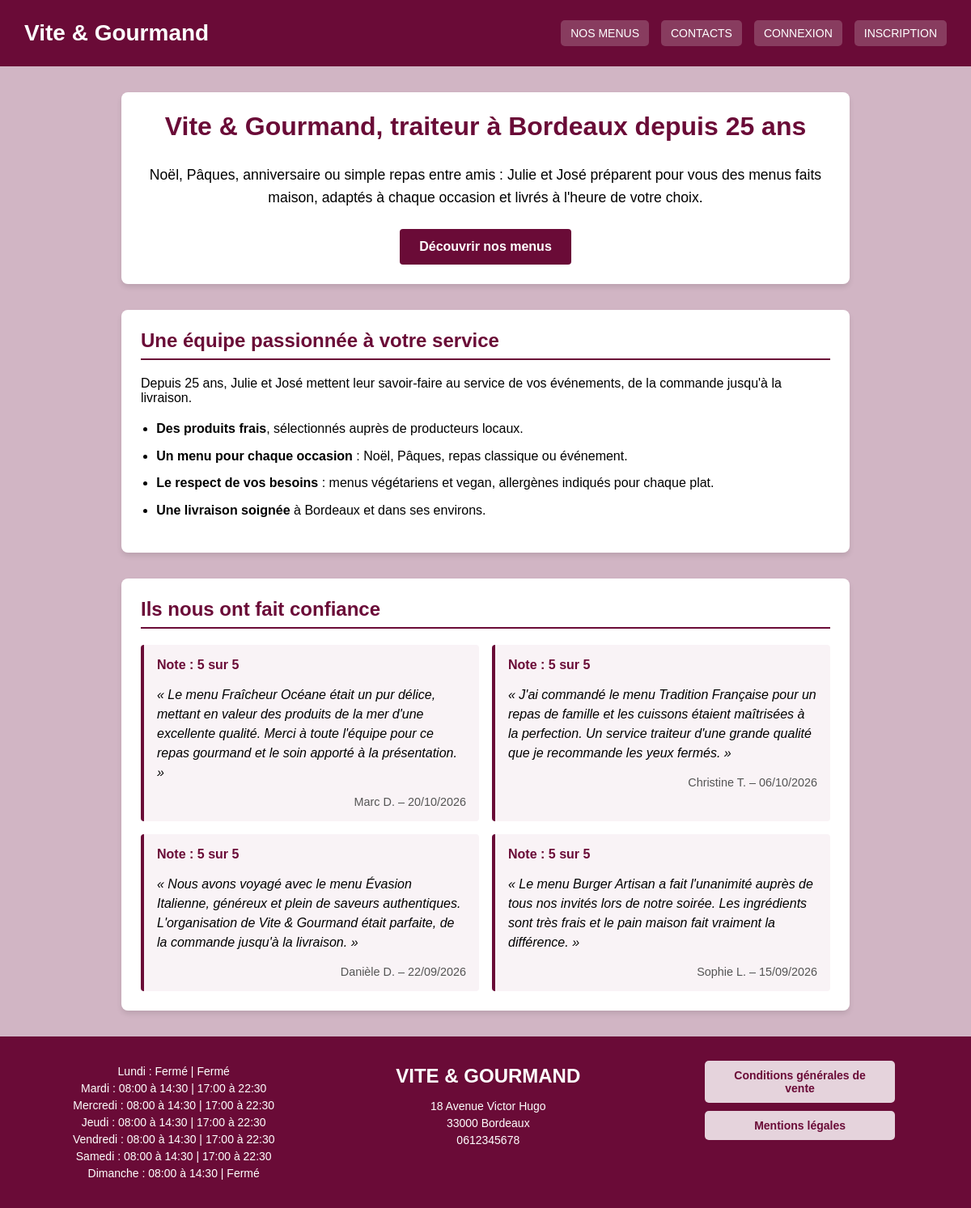
The page / on the database its author committed.
### tables this page shows
CREATE TABLE avis (
    id INT AUTO_INCREMENT PRIMARY KEY,
    utilisateur_id INT NOT NULL,
    commande_id INT NOT NULL UNIQUE,
    note INT NOT NULL,
    commentaire TEXT NOT NULL,
    statut VARCHAR(20) NOT NULL DEFAULT 'en attente',
    date_publication DATETIME DEFAULT CURRENT_TIMESTAMP,
    CHECK (note BETWEEN 1 AND 5),
    FOREIGN KEY (utilisateur_id) REFERENCES utilisateur(id),
    FOREIGN KEY (commande_id) REFERENCES commande(id)
);

CREATE TABLE utilisateur (
id INT AUTO_INCREMENT PRIMARY KEY,
role_id INT NOT NULL,
email VARCHAR(255) NOT NULL UNIQUE,
mot_de_passe VARCHAR(255) NOT NULL,
nom VARCHAR(100),
prenom VARCHAR(100),
telephone VARCHAR(20),
adresse_postale VARCHAR(255),
ville VARCHAR(100),
pays VARCHAR(100) DEFAULT 'France',
actif BOOLEAN NOT NULL DEFAULT TRUE,
FOREIGN KEY (role_id) REFERENCES role(id)
);

CREATE TABLE horaires (
    id INT AUTO_INCREMENT PRIMARY KEY,
    jour VARCHAR(20) NOT NULL,
    ouverture_matin TIME,
    fermeture_matin TIME,
    ouverture_soir TIME,
    fermeture_soir TIME,
    est_ferme BOOLEAN DEFAULT FALSE
);

### index.php (the view, shortened to what this page needs)
<?php
require_once 'includes/db.php';
$sql = "SELECT avis.note, avis.commentaire, avis.date_publication, utilisateur.prenom, utilisateur.nom
        FROM avis
        JOIN utilisateur ON avis.utilisateur_id = utilisateur.id
        WHERE avis.statut = 'validé'
        ORDER BY avis.date_publication DESC
        LIMIT 6";
$requete = $pdo->query($sql);
$avis_valides = $requete->fetchAll(PDO::FETCH_ASSOC);
?>
<!DOCTYPE html>
<html lang="fr">
<head>
    <link rel="stylesheet" href="css/style.css">
</head>
<body>
    <?php include_once 'includes/header.php'; ?>
    <main class="page-accueil">
        <section class="accueil-presentation" aria-labelledby="titre-presentation">
            <h1 id="titre-presentation">Vite & Gourmand, traiteur à Bordeaux depuis 25 ans</h1>
            <p>Noël, Pâques, anniversaire ou simple repas entre amis : Julie et José préparent pour vous des menus faits maison, adaptés à chaque occasion et livrés à l'heure de votre choix.</p>
            <a href="menus.php" class="bouton-principal">Découvrir nos menus</a>
        </section>
        <section class="accueil-equipe" aria-labelledby="titre-equipe">
            <h2 id="titre-equipe">Une équipe passionnée à votre service</h2>
            <p>Depuis 25 ans, Julie et José mettent leur savoir-faire au service de vos événements, de la commande jusqu'à la livraison.</p>
            <ul class="liste-engagements">
                <li><strong>Des produits frais</strong>, sélectionnés auprès de producteurs locaux.</li>
                <li><strong>Un menu pour chaque occasion</strong> : Noël, Pâques, repas classique ou événement.</li>
                <li><strong>Le respect de vos besoins</strong> : menus végétariens et vegan, allergènes indiqués pour chaque plat.</li>
                <li><strong>Une livraison soignée</strong> à Bordeaux et dans ses environs.</li>
            </ul>
        </section>
        <section class="accueil-avis" aria-labelledby="titre-avis">
            <h2 id="titre-avis">Ils nous ont fait confiance</h2>
            <?php if (count($avis_valides) == 0) { ?>
                <p>Aucun avis pour le moment.</p>
            <?php } else { ?>
                <div class="grille-avis-accueil">
                    <?php foreach ($avis_valides as $un_avis) { ?>
                        <article class="carte-avis-accueil">
                            <p class="note-avis-accueil">Note : <?php echo $un_avis['note']; ?> sur 5</p>
                            <p class="texte-avis-accueil">« <?php echo htmlspecialchars($un_avis['commentaire']); ?> »</p>
                            <p class="auteur-avis-accueil"><?php echo htmlspecialchars($un_avis['prenom'] . ' ' . mb_substr($un_avis['nom'], 0, 1) . '.'); ?> – <?php echo date('d/m/Y', strtotime($un_avis['date_publication'])); ?></p>
                        </article>
                    <?php } ?>
                </div>
            <?php } ?>
        </section>
    </main>
    <?php include_once 'includes/footer.php'; ?>
</body>
</html>

### includes/footer.php (shortened to what this page needs)
<?php
$sql = "SELECT * FROM horaires";
$requete = $pdo->query($sql);
$horaires = $requete->fetchAll(PDO::FETCH_ASSOC);
?>
<footer class="pied-de-page">
    <div class="footer-horaires">
      <?php foreach ($horaires as $ligne) {
    if ($ligne['ouverture_matin'] == null) {
        $matin = "Fermé";
    } else {
        $matin = substr($ligne['ouverture_matin'], 0, 5) . ' à ' . substr($ligne['fermeture_matin'], 0, 5);
    }
    if ($ligne['ouverture_soir'] == null) {
        $soir = "Fermé";
    } else {
        $soir = substr($ligne['ouverture_soir'], 0, 5) . ' à ' . substr($ligne['fermeture_soir'], 0, 5);
    }
?>
    <p>
        <?php echo $ligne['jour']; ?> : <?php echo $matin; ?> | <?php echo $soir; ?>
    </p>
<?php } ?>
    </div>
    <div class="footer-contact">
        <p class="footer-titre">VITE & GOURMAND</p>
        <p>18 Avenue Victor Hugo</p>
        <p>33000 Bordeaux</p>
        <p>0612345678</p>
    </div>
    <div class="footer-liens">
        <a href="cgv.php">Conditions générales de vente</a>
        <a href="mentions_legales.php">Mentions légales</a>
    </div>
</footer>

### css/style.css (style rules this page uses)
body { margin: 0; font-family: Arial, sans-serif; }
.pied-de-page { background-color: #6a0b37; color: white; display: flex; flex-direction: column; padding: 30px; gap: 30px; text-align: center; font-size: 14px; }
.footer-horaires p, .footer-contact p { margin: 5px 0; }
.footer-titre { font-size: 24px; font-weight: bold; margin-bottom: 15px !important; }
.footer-liens { display: flex; flex-direction: column; gap: 10px; align-items: center; }
.footer-liens a { color: #6a0b37; background-color: #e5d3dc; padding: 10px 20px; text-decoration: none; border-radius: 5px; font-weight: bold; width: 80%; text-align: center; }
@media (min-width: 768px) { .pied-de-page { flex-direction: row; justify-content: space-around; align-items: flex-start; text-align: center; } }
.page-accueil { background-color: #d1b5c4; padding: 2rem 1rem; display: flex; flex-direction: column; gap: 2rem; }
.page-accueil section { background-color: #ffffff; border-radius: 8px; padding: 1.5rem; box-shadow: 0 4px 6px rgba(0,0,0,0.1); width: 100%; max-width: 900px; margin: 0 auto; box-sizing: border-box; }
.page-accueil h1 { color: #6a0b37; font-size: 1.6rem; margin-top: 0; }
.page-accueil h2 { color: #6a0b37; border-bottom: 2px solid #6a0b37; padding-bottom: 0.5rem; margin-top: 0; }
.accueil-presentation { text-align: center; }
.accueil-presentation p { font-size: 1.1rem; line-height: 1.6; }
.bouton-principal { display: inline-block; background-color: #6a0b37; color: #ffffff; padding: 0.8rem 1.5rem; border-radius: 4px; text-decoration: none; font-weight: bold; margin-top: 0.5rem; }
.liste-engagements { padding-left: 1.2rem; line-height: 1.6; }
.liste-engagements li { margin-bottom: 0.5rem; }
.grille-avis-accueil { display: flex; flex-direction: column; gap: 1rem; }
.carte-avis-accueil { background-color: #f9f3f6; border-left: 4px solid #6a0b37; border-radius: 4px; padding: 1rem; }
.note-avis-accueil { font-weight: bold; color: #6a0b37; margin-top: 0; }
.texte-avis-accueil { font-style: italic; line-height: 1.5; }
.auteur-avis-accueil { text-align: right; font-size: 0.9rem; color: #555555; margin-bottom: 0; }
@media (min-width: 768px) { .page-accueil h1 { font-size: 2rem; } }
@media (min-width: 768px) { .grille-avis-accueil { display: grid; grid-template-columns: repeat(2, 1fr); } }

### rows shown on the page
avis: note "5", commentaire "Le menu Fraîcheur Océane était un pur délice, mettant en valeur des produits de la mer d'une excellente qualité. Merci à toute l'équipe pour ce repas gourmand et le soin apporté à la présentation.", utilisateur.nom "Marc D.", date_publication "20/10/2026"
avis: note "5", commentaire "J'ai commandé le menu Tradition Française pour un repas de famille et les cuissons étaient maîtrisées à la perfection. Un service traiteur d'une grande qualité que je recommande les yeux fermés.", utilisateur.nom "Christine T.", date_publication "06/10/2026"
avis: note "5", commentaire "Nous avons voyagé avec le menu Évasion Italienne, généreux et plein de saveurs authentiques. L'organisation de Vite & Gourmand était parfaite, de la commande jusqu'à la livraison.", utilisateur.nom "Danièle D.", date_publication "22/09/2026"
avis: note "5", commentaire "Le menu Burger Artisan a fait l'unanimité auprès de tous nos invités lors de notre soirée. Les ingrédients sont très frais et le pain maison fait vraiment la différence.", utilisateur.nom "Sophie L.", date_publication "15/09/2026"
horaires: jour "Lundi", ouverture_matin "Fermé", ouverture_soir "Fermé"
horaires: jour "Mardi", matin "08:00 à 14:30", soir "17:00 à 22:30"
horaires: jour "Mercredi", matin "08:00 à 14:30", soir "17:00 à 22:30"
horaires: jour "Jeudi", matin "08:00 à 14:30", soir "17:00 à 22:30"
horaires: jour "Vendredi", matin "08:00 à 14:30", soir "17:00 à 22:30"
horaires: jour "Samedi", matin "08:00 à 14:30", soir "17:00 à 22:30"
horaires: jour "Dimanche", matin "08:00 à 14:30", ouverture_soir "Fermé"
